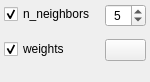
                     <widget class="QWidget" name="page_nn_fit">
                      <property name="geometry">
                       <rect>
                        <x>0</x>
                        <y>0</y>
                        <width>122</width>
                        <height>82</height>
                       </rect>
                      </property>
                      <attribute name="label">
                       <string>Nearest Neighbors HyperParameters</string>
                      </attribute>
                      <layout class="QVBoxLayout" name="verticalLayout_39">
                       <property name="spacing">
                        <number>0</number>
                       </property>
                       <property name="leftMargin">
                        <number>0</number>
                       </property>
                       <property name="topMargin">
                        <number>0</number>
                       </property>
                       <property name="rightMargin">
                        <number>0</number>
                       </property>
                       <property name="bottomMargin">
                        <number>0</number>
                       </property>
                       <item>
                        <layout class="QFormLayout" name="page_nn_fit_formLayout">
                         <property name="horizontalSpacing">
                          <number>9</number>
                         </property>
                         <property name="verticalSpacing">
                          <number>12</number>
                         </property>
                         <property name="leftMargin">
                          <number>4</number>
                         </property>
                         <property name="topMargin">
                          <number>4</number>
                         </property>
                         <property name="rightMargin">
                          <number>4</number>
                         </property>
                         <item row="0" column="0">
                          <widget class="CheckBox" name="n_neighbors_checkBox">
                           <property name="toolTip">
                            <string>&lt;html&gt;&lt;head/&gt;&lt;body&gt;&lt;p&gt;n_neighbors : int, default=5&lt;/p&gt;&lt;p&gt;Number of neighbors to use by default for :meth:`kneighbors` queries.&lt;/p&gt;&lt;/body&gt;&lt;/html&gt;</string>
                           </property>
                           <property name="text">
                            <string>n_neighbors</string>
                           </property>
                           <property name="checked">
                            <bool>true</bool>
                           </property>
                          </widget>
                         </item>
                         <item row="0" column="1">
                          <widget class="CompactSpinBox" name="n_neighbors_spinBox">
                           <property name="alignment">
                            <set>Qt::AlignCenter</set>
                           </property>
                           <property name="minimum">
                            <number>2</number>
                           </property>
                           <property name="maximum">
                            <number>10</number>
                           </property>
                           <property name="value">
                            <number>5</number>
                           </property>
                          </widget>
                         </item>
                         <item row="1" column="0">
                          <widget class="CheckBox" name="nn_weights_checkBox">
                           <property name="toolTip">
                            <string>&lt;html&gt;&lt;head/&gt;&lt;body&gt;&lt;p&gt;weights : {'uniform', 'distance'}, callable or None, default='uniform'&lt;/p&gt;&lt;p&gt;Weight function used in prediction. Possible values:&lt;/p&gt;&lt;p&gt;&lt;br/&gt;&lt;/p&gt;&lt;p&gt;- 'uniform' : uniform weights. All points in each neighborhood&lt;/p&gt;&lt;p&gt;are weighted equally.&lt;/p&gt;&lt;p&gt;- 'distance' : weight points by the inverse of their distance.&lt;/p&gt;&lt;p&gt;in this case, closer neighbors of a query point will have a&lt;/p&gt;&lt;p&gt;greater influence than neighbors which are further away.&lt;/p&gt;&lt;/body&gt;&lt;/html&gt;</string>
                           </property>
                           <property name="text">
                            <string>weights</string>
                           </property>
                           <property name="checked">
                            <bool>true</bool>
                           </property>
                          </widget>
                         </item>
                         <item row="1" column="1">
                          <widget class="ComboBox" name="nn_weights_comboBox">
                           <property name="contextMenuPolicy">
                            <enum>Qt::ActionsContextMenu</enum>
                           </property>
                           <property name="acceptDrops">
                            <bool>true</bool>
                           </property>
                          </widget>
                         </item>
                        </layout>
                       </item>
                      </layout>
                     </widget>
